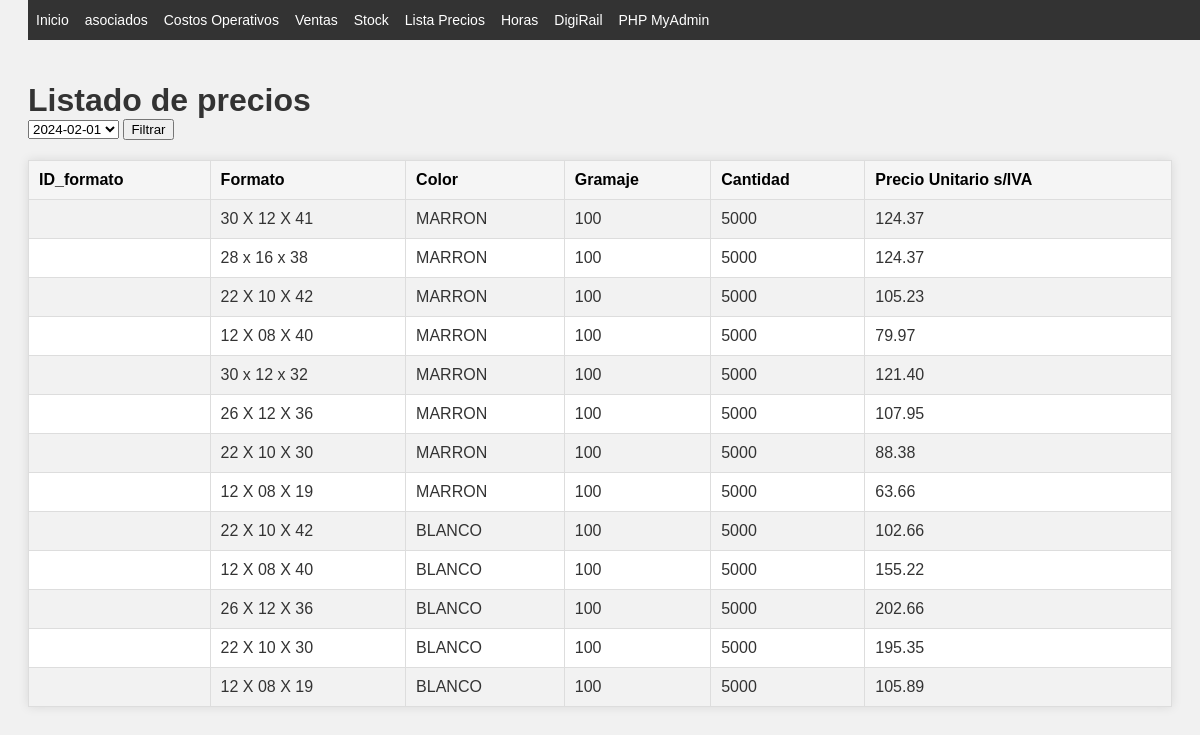
The page /lista_precios.php?fechaSeleccionada=2023-12-01 on the database its author committed.
### tables this page shows
CREATE TABLE `listado_precios` (
  `ID_listado` int(11) NOT NULL,
  `ID_formato` int(11) DEFAULT NULL,
  `cantidad` int(11) DEFAULT NULL,
  `precio_u_sIVA` decimal(8,2) DEFAULT NULL,
  `fecha_listado` date DEFAULT NULL
);

CREATE TABLE `tabla_1` (
  `ID_formato` int(11) NOT NULL,
  `formato` varchar(14) NOT NULL,
  `color` varchar(11) NOT NULL,
  `gramaje` int(11) NOT NULL,
  `cantidades` int(11) NOT NULL,
  `manijas` bit(1) NOT NULL,
  `fechatiempo` timestamp NULL DEFAULT CURRENT_TIMESTAMP ON UPDATE CURRENT_TIMESTAMP
);

### includes/db_functions.php (called while the page is built, shortened)
<?php
function conectarBD() {
    $conexion = mysqli_connect(DB_SERVER, DB_USERNAME, DB_PASSWORD, DB_NAME);
    return $conexion;
}
function getArraySQL($sql) {
    $conexion = conectarBD();
    $result = mysqli_query($conexion, $sql);
    $rawdata = [];
    while ($row = mysqli_fetch_assoc($result)) {
        $rawdata[] = $row;
    }
    return $rawdata;
}
?>

### lista_precios.php (the view, shortened to what this page needs)
<?php
require "includes/header.php";
require 'includes/db_functions.php';
$sqlFechas = "SELECT DISTINCT fecha_listado FROM listado_precios ORDER BY fecha_listado DESC";
$fechas = getArraySQL($sqlFechas);
?>
<!DOCTYPE html>
<html lang="es">
<head>
    <link rel="stylesheet" href="CSS/style.css">
</head>
<body>
<h1>Listado de precios</h1>
<form action="lista_precios.php" method="GET">
    <select name="fechaSeleccionada">
        <?php
        foreach ($fechas as $fecha) {
            echo '<option value="'.$fecha['fecha_listado'].'">'.$fecha['fecha_listado'].'</option>';
        }
        ?>
    </select>
    <input type="submit" value="Filtrar">
</form>
<?php
if (isset($_GET['fechaSeleccionada'])) {
    $fechaSeleccionada = $_GET['fechaSeleccionada'];
    $sql = "SELECT t1.formato, t1.color, t1.gramaje, lp.cantidad, lp.precio_u_sIVA
            FROM listado_precios lp
            INNER JOIN tabla_1 t1 ON lp.ID_formato = t1.ID_formato
            WHERE lp.fecha_listado = '$fechaSeleccionada'
            ORDER BY color DESC";
    $resultados = getArraySQL($sql);
    ?>
    <table border="1" class="responsive-table">
        <tr>
            <th>ID_formato</th>
            <th>Formato</th>
            <th>Color</th>
            <th>Gramaje</th>
            <th>Cantidad</th>
            <th>Precio Unitario s/IVA</th>
        </tr>
        <?php
        foreach ($resultados as $resultado) {
            echo "<tr>
                    <td>{$resultado['ID_formato']}</td>
                    <td>{$resultado['formato']}</td>
                    <td>{$resultado['color']}</td>
                    <td>{$resultado['gramaje']}</td>
                    <td>{$resultado['cantidad']}</td>
                    <td>{$resultado['precio_u_sIVA']}</td>
                  </tr>";
        }
        ?>
    </table>
    <?php
}
?>
</body>
</html>

### CSS/index.css (style rules this page uses)
body { font-family: verdana; resize: none; }
h1, #cabecera p { margin: 0; padding: 0; }

### CSS/style.css (style rules this page uses)
body { font-family: Arial, sans-serif; background-color: #f4f4f4; color: #333; }
table { border-collapse: collapse; width: 80%; margin: 20px auto; background-color: #ffffff; box-shadow: 0 0 10px rgba(0,0,0,0.1); }
th, td { border: 1px solid #ddd; padding: 8px; text-align: left; }
th { background-color: #e9e9e9; color: #000; }
tr:nth-child(even) { background-color: #f2f2f2; }
body { font-family: Arial, sans-serif; background-color: #f1f1f1; padding: 20px; }
h1 { color: #333; }
table { width: 100%; border-collapse: collapse; margin-top: 20px; }
table th, table td { padding: 10px; text-align: left; border: 1px solid #ddd; }
table th { background-color: #f5f5f5; }

### rows shown on the page
listado_precios: ID_formato.formato "30 X 12 X 41", ID_formato.color "MARRON", ID_formato.gramaje "100", cantidad "5000", precio_u_sIVA "124.37"
listado_precios: ID_formato.formato "28 x 16 x 38", ID_formato.color "MARRON", ID_formato.gramaje "100", cantidad "5000", precio_u_sIVA "124.37"
listado_precios: ID_formato.formato "22 X 10 X 42", ID_formato.color "MARRON", ID_formato.gramaje "100", cantidad "5000", precio_u_sIVA "105.23"
listado_precios: ID_formato.formato "12 X 08 X 40", ID_formato.color "MARRON", ID_formato.gramaje "100", cantidad "5000", precio_u_sIVA "79.97"
listado_precios: ID_formato.formato "30 x 12 x 32", ID_formato.color "MARRON", ID_formato.gramaje "100", cantidad "5000", precio_u_sIVA "121.40"
listado_precios: ID_formato.formato "26 X 12 X 36", ID_formato.color "MARRON", ID_formato.gramaje "100", cantidad "5000", precio_u_sIVA "107.95"
listado_precios: ID_formato.formato "22 X 10 X 30", ID_formato.color "MARRON", ID_formato.gramaje "100", cantidad "5000", precio_u_sIVA "88.38"
listado_precios: ID_formato.formato "12 X 08 X 19", ID_formato.color "MARRON", ID_formato.gramaje "100", cantidad "5000", precio_u_sIVA "63.66"
listado_precios: ID_formato.formato "22 X 10 X 42", ID_formato.color "BLANCO", ID_formato.gramaje "100", cantidad "5000", precio_u_sIVA "102.66"
listado_precios: ID_formato.formato "12 X 08 X 40", ID_formato.color "BLANCO", ID_formato.gramaje "100", cantidad "5000", precio_u_sIVA "155.22"
listado_precios: ID_formato.formato "26 X 12 X 36", ID_formato.color "BLANCO", ID_formato.gramaje "100", cantidad "5000", precio_u_sIVA "202.66"
listado_precios: ID_formato.formato "22 X 10 X 30", ID_formato.color "BLANCO", ID_formato.gramaje "100", cantidad "5000", precio_u_sIVA "195.35"
listado_precios: ID_formato.formato "12 X 08 X 19", ID_formato.color "BLANCO", ID_formato.gramaje "100", cantidad "5000", precio_u_sIVA "105.89"

### other values the page prints
form field fechaSeleccionada "2024-02-01"
